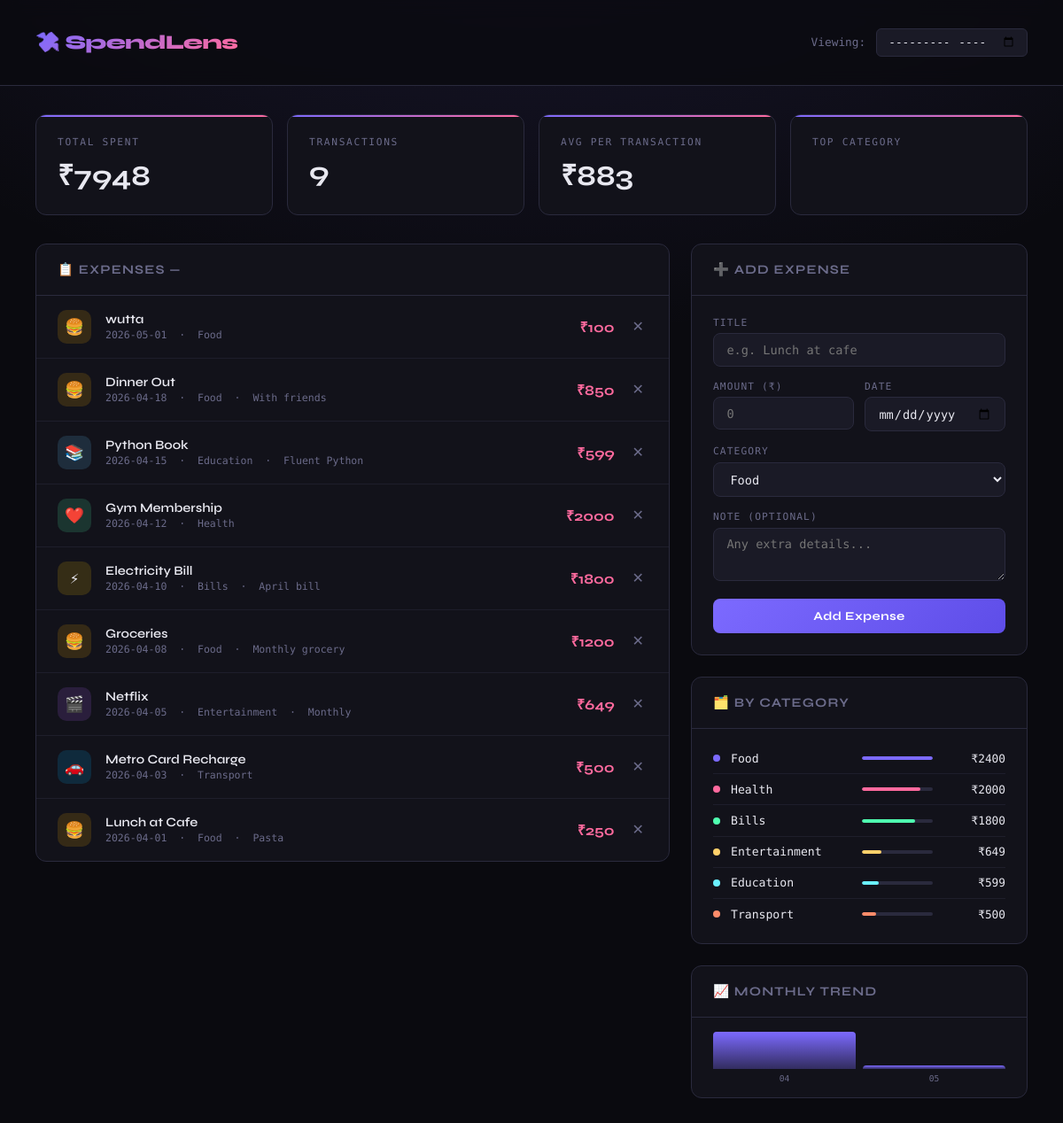
The app's page /?month= with its own data.
### tables this page shows
CREATE TABLE expenses (
                id INTEGER PRIMARY KEY AUTOINCREMENT,
                title TEXT NOT NULL,
                amount REAL NOT NULL,
                category TEXT NOT NULL,
                date TEXT NOT NULL,
                note TEXT
            );

### app.py (the view)
@app.route("/")
def index():
    conn = get_db()
    month = request.args.get("month", date.today().strftime("%Y-%m"))
    expenses = conn.execute(
        "SELECT * FROM expenses WHERE date LIKE ? ORDER BY date DESC",
        (f"{month}%",)
    ).fetchall()
    total = sum(e["amount"] for e in expenses)
    cat_data = conn.execute(
        "SELECT category, SUM(amount) as total FROM expenses WHERE date LIKE ? GROUP BY category",
        (f"{month}%",)
    ).fetchall()
    monthly = conn.execute("""
        SELECT strftime('%Y-%m', date) as month, SUM(amount) as total
        FROM expenses
        GROUP BY month
        ORDER BY month DESC
        LIMIT 6
    """).fetchall()
    conn.close()
    return render_template("index.html",
        expenses=expenses,
        total=total,
        categories=CATEGORIES,
        cat_data=cat_data,
        monthly=monthly,
        current_month=month
    )

### app.py (called while the page is built)
def get_db():
    conn = sqlite3.connect(DB_PATH)
    conn.row_factory = sqlite3.Row
    return conn

### templates/index.html (shortened to what this page needs)
<!DOCTYPE html>
<html lang="en">
<head>
</head>
<body>
<header>
  <div class="logo">💸 SpendLens</div>
  <div class="month-nav">
    <span>Viewing:</span>
    <input type="month" id="monthPicker" value="{{ current_month }}" onchange="location.href='/?month='+this.value">
  </div>
</header>
<div class="container">
  <div class="stats-row">
    <div class="stat-card">
      <div class="stat-label">Total Spent</div>
      <div class="stat-value">₹{{ "%.0f"|format(total) }}</div>
    </div>
    <div class="stat-card">
      <div class="stat-label">Transactions</div>
      <div class="stat-value">{{ expenses|length }}</div>
    </div>
    <div class="stat-card">
      <div class="stat-label">Avg per Transaction</div>
      <div class="stat-value">₹{{ "%.0f"|format(total / expenses|length) if expenses else "0" }}</div>
    </div>
    <div class="stat-card">
      <div class="stat-label">Top Category</div>
    </div>
  </div>
  <div class="main-grid">
    <div>
      <div class="panel">
        <div class="panel-header">📋 Expenses — {{ current_month }}</div>
        {% if expenses %}
          <div class="expense-list">
          {% for e in expenses %}
          {% set icons = {'Food':'🍔','Transport':'🚗','Shopping':'🛍️','Bills':'⚡','Health':'❤️','Entertainment':'🎬','Education':'📚','Other':'📦'} %}
          {% set colors = {'Food':'rgba(255,180,0,0.15)','Transport':'rgba(0,180,255,0.15)','Shopping':'rgba(255,106,158,0.15)','Bills':'rgba(255,200,0,0.15)','Health':'rgba(79,255,176,0.15)','Entertainment':'rgba(180,100,255,0.15)','Education':'rgba(100,200,255,0.15)','Other':'rgba(150,150,180,0.15)'} %}
          <div class="expense-item">
            <div class="expense-icon" style="background:{{ colors.get(e.category,'rgba(124,106,255,0.15)') }}">
              {{ icons.get(e.category, '📦') }}
            </div>
            <div class="expense-info">
              <div class="expense-title">{{ e.title }}</div>
              <div class="expense-meta">{{ e.date }} &nbsp;·&nbsp; {{ e.category }}{% if e.note %} &nbsp;·&nbsp; {{ e.note[:30] }}{% endif %}</div>
            </div>
            <div class="expense-amount">₹{{ "%.0f"|format(e.amount) }}</div>
            <form method="POST" action="/delete/{{ e.id }}" style="display:inline">
              <button class="del-btn" type="submit" title="Delete">✕</button>
            </form>
          </div>
          {% endfor %}
          </div>
        {% else %}
          <div class="empty-state">
            <div class="empty-icon">🧾</div>
            <div>No expenses for {{ current_month }}</div>
          </div>
        {% endif %}
      </div>
    </div>
    <div style="display:flex;flex-direction:column;gap:1.5rem;">
      <div class="panel">
        <div class="panel-header">➕ Add Expense</div>
        <form class="add-form" method="POST" action="/add">
          <div>
            <label>Title</label>
            <input type="text" name="title" placeholder="e.g. Lunch at cafe" required>
          </div>
          <div class="form-row">
            <div>
              <label>Amount (₹)</label>
              <input type="number" name="amount" placeholder="0" step="0.01" min="0" required>
            </div>
            <div>
              <label>Date</label>
              <input type="date" name="date" value="{{ current_month }}-01">
            </div>
          </div>
          <div>
            <label>Category</label>
            <select name="category">
              {% for cat in categories %}
              <option>{{ cat }}</option>
              {% endfor %}
            </select>
          </div>
          <div>
            <label>Note (optional)</label>
            <textarea name="note" placeholder="Any extra details..."></textarea>
          </div>
          <button class="btn btn-primary" type="submit">Add Expense</button>
        </form>
      </div>
      {% if cat_data %}
      <div class="panel">
        <div class="panel-header">🗂️ By Category</div>
        {% set max_cat = cat_data|sort(attribute='total',reverse=True)|first %}
        <div class="cat-list">
        {% set palette = ['#7c6aff','#ff6a9e','#4fffb0','#ffd06a','#6af0ff','#ff8c6a','#c06aff','#6aff9e'] %}
        {% for row in cat_data|sort(attribute='total',reverse=True) %}
        <div class="cat-item">
          <div class="cat-dot" style="background:{{ palette[loop.index0 % palette|length] }}"></div>
          <div class="cat-name">{{ row.category }}</div>
          <div class="cat-bar-wrap">
            <div class="cat-bar" style="width:{{ (row.total/max_cat.total*100)|int }}%;background:{{ palette[loop.index0 % palette|length] }}"></div>
          </div>
          <div class="cat-amount">₹{{ "%.0f"|format(row.total) }}</div>
        </div>
        {% endfor %}
        </div>
      </div>
      {% endif %}
      {% if monthly %}
      <div class="panel">
        <div class="panel-header">📈 Monthly Trend</div>
        {% set max_month = monthly|sort(attribute='total',reverse=True)|first %}
        <div class="trend-row">
        {% for m in monthly|reverse %}
        <div class="trend-bar-wrap">
          <div class="trend-bar" style="height:{{ (m.total/max_month.total*60)|int }}px" title="₹{{ '%.0f'|format(m.total) }}"></div>
          <div class="trend-label">{{ m.month[5:] }}</div>
        </div>
        {% endfor %}
        </div>
      </div>
      {% endif %}
    </div>
  </div>
</div>
</body>
</html>

### records on screen
expenses: get "🍔", title "wutta", date "2026-05-01", category "Food", amount "100"
expenses: get "🍔", title "Dinner Out", date "2026-04-18", category "Food", note "With friends", amount "850"
expenses: get "📚", title "Python Book", date "2026-04-15", category "Education", note "Fluent Python", amount "599"
expenses: get "❤️", title "Gym Membership", date "2026-04-12", category "Health", amount "2000"
expenses: get "⚡", title "Electricity Bill", date "2026-04-10", category "Bills", note "April bill", amount "1800"
expenses: get "🍔", title "Groceries", date "2026-04-08", category "Food", note "Monthly grocery", amount "1200"
expenses: get "🎬", title "Netflix", date "2026-04-05", category "Entertainment", note "Monthly", amount "649"
expenses: get "🚗", title "Metro Card Recharge", date "2026-04-03", category "Transport", amount "500"
expenses: get "🍔", title "Lunch at Cafe", date "2026-04-01", category "Food", note "Pasta", amount "250"

### other values on screen
{{ "%.0f"|format(total) }} "7948"
{{ expenses|length }} "9"
{{ "%.0f"|format(total / expenses|length) if expenses else "0" }} "883"
{{ row.category }} "Food" "Health" "Bills" "Entertainment" "Education" "Transport"
{{ "%.0f"|format(row.total) }} "2400" "2000" "1800" "649" "599" "500"
{{ m.month[5:] }} "04" "05"
form field category "Food"
